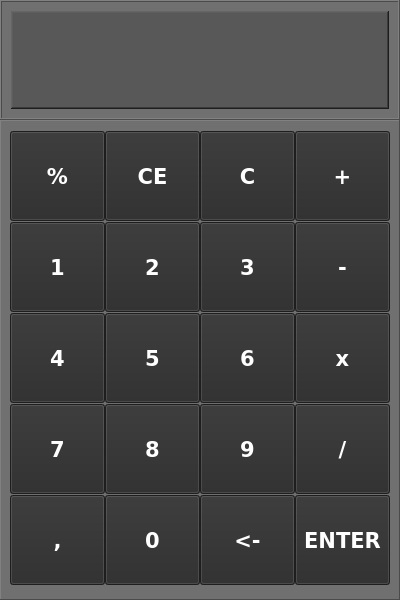
<?xml version="1.0" encoding="UTF-8"?>
<ui version="4.0">
 <class>MainWindow</class>
 <widget class="QMainWindow" name="MainWindow">
  <property name="geometry">
   <rect>
    <x>0</x>
    <y>0</y>
    <width>400</width>
    <height>600</height>
   </rect>
  </property>
  <property name="minimumSize">
   <size>
    <width>400</width>
    <height>600</height>
   </size>
  </property>
  <property name="maximumSize">
   <size>
    <width>400</width>
    <height>600</height>
   </size>
  </property>
  <property name="windowTitle">
   <string>MainWindow</string>
  </property>
  <widget class="QWidget" name="centralwidget">
   <layout class="QVBoxLayout" name="verticalLayout">
    <property name="spacing">
     <number>0</number>
    </property>
    <property name="leftMargin">
     <number>0</number>
    </property>
    <property name="topMargin">
     <number>0</number>
    </property>
    <property name="rightMargin">
     <number>0</number>
    </property>
    <property name="bottomMargin">
     <number>0</number>
    </property>
    <item>
     <widget class="QFrame" name="frame_2">
      <property name="maximumSize">
       <size>
        <width>16777215</width>
        <height>20</height>
       </size>
      </property>
      <property name="styleSheet">
       <string notr="true">background-color: rgb(90, 90, 90);</string>
      </property>
      <property name="frameShape">
       <enum>QFrame::Panel</enum>
      </property>
      <property name="frameShadow">
       <enum>QFrame::Raised</enum>
      </property>
     </widget>
    </item>
    <item>
     <widget class="QFrame" name="frame">
      <property name="styleSheet">
       <string notr="true">background-color: rgb(112, 112, 112);</string>
      </property>
      <property name="frameShape">
       <enum>QFrame::NoFrame</enum>
      </property>
      <property name="frameShadow">
       <enum>QFrame::Raised</enum>
      </property>
      <layout class="QVBoxLayout" name="verticalLayout_2">
       <property name="spacing">
        <number>0</number>
       </property>
       <property name="leftMargin">
        <number>0</number>
       </property>
       <property name="topMargin">
        <number>0</number>
       </property>
       <property name="rightMargin">
        <number>0</number>
       </property>
       <property name="bottomMargin">
        <number>0</number>
       </property>
       <item>
        <widget class="QFrame" name="frame_3">
         <property name="maximumSize">
          <size>
           <width>16777215</width>
           <height>120</height>
          </size>
         </property>
         <property name="styleSheet">
          <string notr="true"/>
         </property>
         <property name="frameShape">
          <enum>QFrame::Box</enum>
         </property>
         <property name="frameShadow">
          <enum>QFrame::Raised</enum>
         </property>
         <layout class="QHBoxLayout" name="horizontalLayout">
          <item>
           <widget class="QFrame" name="frame_21">
            <property name="sizePolicy">
             <sizepolicy hsizetype="Preferred" vsizetype="Preferred">
              <horstretch>0</horstretch>
              <verstretch>0</verstretch>
             </sizepolicy>
            </property>
            <property name="maximumSize">
             <size>
              <width>16777215</width>
              <height>16777215</height>
             </size>
            </property>
            <property name="layoutDirection">
             <enum>Qt::LeftToRight</enum>
            </property>
            <property name="autoFillBackground">
             <bool>false</bool>
            </property>
            <property name="styleSheet">
             <string notr="true">background-color: rgb(88, 88, 88);
color: rgb(255, 255, 255);</string>
            </property>
            <property name="frameShape">
             <enum>QFrame::WinPanel</enum>
            </property>
            <property name="frameShadow">
             <enum>QFrame::Raised</enum>
            </property>
            <layout class="QHBoxLayout" name="horizontalLayout_2">
             <item>
              <widget class="QLineEdit" name="txt_show_calc">
               <property name="sizePolicy">
                <sizepolicy hsizetype="Expanding" vsizetype="Expanding">
                 <horstretch>0</horstretch>
                 <verstretch>0</verstretch>
                </sizepolicy>
               </property>
               <property name="font">
                <font>
                 <family>Verdana</family>
                 <pointsize>26</pointsize>
                 <stylestrategy>PreferDefault</stylestrategy>
                </font>
               </property>
               <property name="cursor">
                <cursorShape>IBeamCursor</cursorShape>
               </property>
               <property name="focusPolicy">
                <enum>Qt::StrongFocus</enum>
               </property>
               <property name="contextMenuPolicy">
                <enum>Qt::DefaultContextMenu</enum>
               </property>
               <property name="acceptDrops">
                <bool>false</bool>
               </property>
               <property name="layoutDirection">
                <enum>Qt::LeftToRight</enum>
               </property>
               <property name="styleSheet">
                <string notr="true">border: none;</string>
               </property>
               <property name="echoMode">
                <enum>QLineEdit::Normal</enum>
               </property>
               <property name="alignment">
                <set>Qt::AlignRight|Qt::AlignTrailing|Qt::AlignVCenter</set>
               </property>
               <property name="readOnly">
                <bool>true</bool>
               </property>
               <property name="cursorMoveStyle">
                <enum>Qt::LogicalMoveStyle</enum>
               </property>
              </widget>
             </item>
            </layout>
           </widget>
          </item>
         </layout>
        </widget>
       </item>
       <item>
        <widget class="QFrame" name="frame_4">
         <property name="styleSheet">
          <string notr="true"/>
         </property>
         <property name="frameShape">
          <enum>QFrame::Panel</enum>
         </property>
         <property name="frameShadow">
          <enum>QFrame::Raised</enum>
         </property>
         <layout class="QGridLayout" name="gridLayout">
          <property name="leftMargin">
           <number>9</number>
          </property>
          <property name="topMargin">
           <number>9</number>
          </property>
          <property name="rightMargin">
           <number>9</number>
          </property>
          <property name="bottomMargin">
           <number>9</number>
          </property>
          <property name="spacing">
           <number>0</number>
          </property>
          <item row="4" column="3">
           <widget class="QPushButton" name="btn_div">
            <property name="minimumSize">
             <size>
              <width>80</width>
              <height>90</height>
             </size>
            </property>
            <property name="font">
             <font>
              <family>Verdana</family>
              <pointsize>16</pointsize>
              <weight>75</weight>
              <bold>true</bold>
             </font>
            </property>
            <property name="cursor">
             <cursorShape>PointingHandCursor</cursorShape>
            </property>
            <property name="styleSheet">
             <string notr="true">QPushButton {
	background-color: rgb(42, 42, 42);
	color: rgb(255, 255, 255);
}
QPushButton:hover {
	color: rgb(0, 0, 0);
	background-color: rgb(171, 171, 171);
}
QPushButton:pressed {
	background-color: rgb(42, 42, 42);
	color: rgb(255, 255, 255);
}</string>
            </property>
            <property name="text">
             <string>/</string>
            </property>
           </widget>
          </item>
          <item row="4" column="2">
           <widget class="QPushButton" name="btn_9">
            <property name="minimumSize">
             <size>
              <width>80</width>
              <height>90</height>
             </size>
            </property>
            <property name="font">
             <font>
              <family>Verdana</family>
              <pointsize>16</pointsize>
              <weight>75</weight>
              <bold>true</bold>
             </font>
            </property>
            <property name="cursor">
             <cursorShape>PointingHandCursor</cursorShape>
            </property>
            <property name="styleSheet">
             <string notr="true">QPushButton {
	background-color: rgb(42, 42, 42);
	color: rgb(255, 255, 255);
}
QPushButton:hover {
	color: rgb(0, 0, 0);
	background-color: rgb(171, 171, 171);
}
QPushButton:pressed {
	background-color: rgb(42, 42, 42);
	color: rgb(255, 255, 255);
}</string>
            </property>
            <property name="text">
             <string>9</string>
            </property>
           </widget>
          </item>
          <item row="3" column="3">
           <widget class="QPushButton" name="btn_mult">
            <property name="minimumSize">
             <size>
              <width>80</width>
              <height>90</height>
             </size>
            </property>
            <property name="font">
             <font>
              <family>Verdana</family>
              <pointsize>16</pointsize>
              <weight>75</weight>
              <bold>true</bold>
             </font>
            </property>
            <property name="cursor">
             <cursorShape>PointingHandCursor</cursorShape>
            </property>
            <property name="styleSheet">
             <string notr="true">QPushButton {
	background-color: rgb(42, 42, 42);
	color: rgb(255, 255, 255);
}
QPushButton:hover {
	color: rgb(0, 0, 0);
	background-color: rgb(171, 171, 171);
}
QPushButton:pressed {
	background-color: rgb(42, 42, 42);
	color: rgb(255, 255, 255);
}</string>
            </property>
            <property name="text">
             <string>x</string>
            </property>
           </widget>
          </item>
          <item row="0" column="2">
           <widget class="QPushButton" name="btn_cancel_calc">
            <property name="minimumSize">
             <size>
              <width>80</width>
              <height>90</height>
             </size>
            </property>
            <property name="font">
             <font>
              <family>Verdana</family>
              <pointsize>16</pointsize>
              <weight>75</weight>
              <bold>true</bold>
             </font>
            </property>
            <property name="cursor">
             <cursorShape>PointingHandCursor</cursorShape>
            </property>
            <property name="styleSheet">
             <string notr="true">QPushButton {
	background-color: rgb(42, 42, 42);
	color: rgb(255, 255, 255);
}
QPushButton:hover {
	color: rgb(0, 0, 0);
	background-color: rgb(171, 171, 171);
}
QPushButton:pressed {
	background-color: rgb(42, 42, 42);
	color: rgb(255, 255, 255);
}</string>
            </property>
            <property name="text">
             <string>C</string>
            </property>
           </widget>
          </item>
          <item row="5" column="0">
           <widget class="QPushButton" name="btn_comma">
            <property name="minimumSize">
             <size>
              <width>80</width>
              <height>90</height>
             </size>
            </property>
            <property name="font">
             <font>
              <family>Verdana</family>
              <pointsize>16</pointsize>
              <weight>75</weight>
              <bold>true</bold>
             </font>
            </property>
            <property name="cursor">
             <cursorShape>PointingHandCursor</cursorShape>
            </property>
            <property name="styleSheet">
             <string notr="true">QPushButton {
	background-color: rgb(42, 42, 42);
	color: rgb(255, 255, 255);
}
QPushButton:hover {
	color: rgb(0, 0, 0);
	background-color: rgb(171, 171, 171);
}
QPushButton:pressed {
	background-color: rgb(42, 42, 42);
	color: rgb(255, 255, 255);
}</string>
            </property>
            <property name="text">
             <string>,</string>
            </property>
           </widget>
          </item>
          <item row="4" column="1">
           <widget class="QPushButton" name="btn_8">
            <property name="minimumSize">
             <size>
              <width>80</width>
              <height>90</height>
             </size>
            </property>
            <property name="font">
             <font>
              <family>Verdana</family>
              <pointsize>16</pointsize>
              <weight>75</weight>
              <bold>true</bold>
             </font>
            </property>
            <property name="cursor">
             <cursorShape>PointingHandCursor</cursorShape>
            </property>
            <property name="styleSheet">
             <string notr="true">QPushButton {
	background-color: rgb(42, 42, 42);
	color: rgb(255, 255, 255);
}
QPushButton:hover {
	color: rgb(0, 0, 0);
	background-color: rgb(171, 171, 171);
}
QPushButton:pressed {
	background-color: rgb(42, 42, 42);
	color: rgb(255, 255, 255);
}</string>
            </property>
            <property name="text">
             <string>8</string>
            </property>
           </widget>
          </item>
          <item row="5" column="3">
           <widget class="QPushButton" name="btn_enter">
            <property name="minimumSize">
             <size>
              <width>80</width>
              <height>90</height>
             </size>
            </property>
            <property name="font">
             <font>
              <family>Verdana</family>
              <pointsize>16</pointsize>
              <weight>75</weight>
              <bold>true</bold>
             </font>
            </property>
            <property name="cursor">
             <cursorShape>PointingHandCursor</cursorShape>
            </property>
            <property name="styleSheet">
             <string notr="true">QPushButton {
	background-color: rgb(42, 42, 42);
	color: rgb(255, 255, 255);
}
QPushButton:hover {
	color: rgb(0, 0, 0);
	background-color: rgb(171, 171, 171);
}
QPushButton:pressed {
	background-color: rgb(42, 42, 42);
	color: rgb(255, 255, 255);
}</string>
            </property>
            <property name="text">
             <string>ENTER</string>
            </property>
           </widget>
          </item>
          <item row="0" column="0">
           <widget class="QPushButton" name="btn_percent">
            <property name="minimumSize">
             <size>
              <width>80</width>
              <height>90</height>
             </size>
            </property>
            <property name="font">
             <font>
              <family>Verdana</family>
              <pointsize>16</pointsize>
              <weight>75</weight>
              <bold>true</bold>
             </font>
            </property>
            <property name="cursor">
             <cursorShape>PointingHandCursor</cursorShape>
            </property>
            <property name="styleSheet">
             <string notr="true">QPushButton {
	background-color: rgb(42, 42, 42);
	color: rgb(255, 255, 255);
}
QPushButton:hover {
	color: rgb(0, 0, 0);
	background-color: rgb(171, 171, 171);
}
QPushButton:pressed {
	background-color: rgb(42, 42, 42);
	color: rgb(255, 255, 255);
}</string>
            </property>
            <property name="text">
             <string>%</string>
            </property>
           </widget>
          </item>
          <item row="0" column="1">
           <widget class="QPushButton" name="btn_clear_all">
            <property name="minimumSize">
             <size>
              <width>80</width>
              <height>90</height>
             </size>
            </property>
            <property name="font">
             <font>
              <family>Verdana</family>
              <pointsize>16</pointsize>
              <weight>75</weight>
              <bold>true</bold>
             </font>
            </property>
            <property name="cursor">
             <cursorShape>PointingHandCursor</cursorShape>
            </property>
            <property name="styleSheet">
             <string notr="true">QPushButton {
	background-color: rgb(42, 42, 42);
	color: rgb(255, 255, 255);
}
QPushButton:hover {
	color: rgb(0, 0, 0);
	background-color: rgb(171, 171, 171);
}
QPushButton:pressed {
	background-color: rgb(42, 42, 42);
	color: rgb(255, 255, 255);
}</string>
            </property>
            <property name="text">
             <string>CE</string>
            </property>
           </widget>
          </item>
          <item row="5" column="1">
           <widget class="QPushButton" name="btn_0">
            <property name="minimumSize">
             <size>
              <width>80</width>
              <height>90</height>
             </size>
            </property>
            <property name="font">
             <font>
              <family>Verdana</family>
              <pointsize>16</pointsize>
              <weight>75</weight>
              <bold>true</bold>
             </font>
            </property>
            <property name="cursor">
             <cursorShape>PointingHandCursor</cursorShape>
            </property>
            <property name="styleSheet">
             <string notr="true">QPushButton {
	background-color: rgb(42, 42, 42);
	color: rgb(255, 255, 255);
}
QPushButton:hover {
	color: rgb(0, 0, 0);
	background-color: rgb(171, 171, 171);
}
QPushButton:pressed {
	background-color: rgb(42, 42, 42);
	color: rgb(255, 255, 255);
}</string>
            </property>
            <property name="text">
             <string>0</string>
            </property>
           </widget>
          </item>
          <item row="0" column="3">
           <widget class="QPushButton" name="btn_plus">
            <property name="minimumSize">
             <size>
              <width>80</width>
              <height>90</height>
             </size>
            </property>
            <property name="font">
             <font>
              <family>Verdana</family>
              <pointsize>16</pointsize>
              <weight>75</weight>
              <bold>true</bold>
             </font>
            </property>
            <property name="cursor">
             <cursorShape>PointingHandCursor</cursorShape>
            </property>
            <property name="styleSheet">
             <string notr="true">QPushButton {
	background-color: rgb(42, 42, 42);
	color: rgb(255, 255, 255);
}
QPushButton:hover {
	color: rgb(0, 0, 0);
	background-color: rgb(171, 171, 171);
}
QPushButton:pressed {
	background-color: rgb(42, 42, 42);
	color: rgb(255, 255, 255);
}</string>
            </property>
            <property name="text">
             <string>+</string>
            </property>
           </widget>
          </item>
          <item row="3" column="1">
           <widget class="QPushButton" name="btn_5">
            <property name="minimumSize">
             <size>
              <width>80</width>
              <height>90</height>
             </size>
            </property>
            <property name="font">
             <font>
              <family>Verdana</family>
              <pointsize>16</pointsize>
              <weight>75</weight>
              <bold>true</bold>
             </font>
            </property>
            <property name="cursor">
             <cursorShape>PointingHandCursor</cursorShape>
            </property>
            <property name="styleSheet">
             <string notr="true">QPushButton {
	background-color: rgb(42, 42, 42);
	color: rgb(255, 255, 255);
}
QPushButton:hover {
	color: rgb(0, 0, 0);
	background-color: rgb(171, 171, 171);
}
QPushButton:pressed {
	background-color: rgb(42, 42, 42);
	color: rgb(255, 255, 255);
}</string>
            </property>
            <property name="text">
             <string>5</string>
            </property>
           </widget>
          </item>
          <item row="3" column="0">
           <widget class="QPushButton" name="btn_4">
            <property name="minimumSize">
             <size>
              <width>80</width>
              <height>90</height>
             </size>
            </property>
            <property name="font">
             <font>
              <family>Verdana</family>
              <pointsize>16</pointsize>
              <weight>75</weight>
              <bold>true</bold>
             </font>
            </property>
            <property name="cursor">
             <cursorShape>PointingHandCursor</cursorShape>
            </property>
            <property name="styleSheet">
             <string notr="true">QPushButton {
	background-color: rgb(42, 42, 42);
	color: rgb(255, 255, 255);
}
QPushButton:hover {
	color: rgb(0, 0, 0);
	background-color: rgb(171, 171, 171);
}
QPushButton:pressed {
	background-color: rgb(42, 42, 42);
	color: rgb(255, 255, 255);
}</string>
            </property>
            <property name="text">
             <string>4</string>
            </property>
           </widget>
          </item>
          <item row="4" column="0">
           <widget class="QPushButton" name="btn_7">
            <property name="minimumSize">
             <size>
              <width>80</width>
              <height>90</height>
             </size>
            </property>
            <property name="font">
             <font>
              <family>Verdana</family>
              <pointsize>16</pointsize>
              <weight>75</weight>
              <bold>true</bold>
             </font>
            </property>
            <property name="cursor">
             <cursorShape>PointingHandCursor</cursorShape>
            </property>
            <property name="styleSheet">
             <string notr="true">QPushButton {
	background-color: rgb(42, 42, 42);
	color: rgb(255, 255, 255);
}
QPushButton:hover {
	color: rgb(0, 0, 0);
	background-color: rgb(171, 171, 171);
}
QPushButton:pressed {
	background-color: rgb(42, 42, 42);
	color: rgb(255, 255, 255);
}</string>
            </property>
            <property name="text">
             <string>7</string>
            </property>
           </widget>
          </item>
          <item row="5" column="2">
           <widget class="QPushButton" name="btn_clear">
            <property name="minimumSize">
             <size>
              <width>80</width>
              <height>90</height>
             </size>
            </property>
            <property name="font">
             <font>
              <family>Verdana</family>
              <pointsize>16</pointsize>
              <weight>75</weight>
              <bold>true</bold>
             </font>
            </property>
            <property name="cursor">
             <cursorShape>PointingHandCursor</cursorShape>
            </property>
            <property name="styleSheet">
             <string notr="true">QPushButton {
	background-color: rgb(42, 42, 42);
	color: rgb(255, 255, 255);
}
QPushButton:hover {
	color: rgb(0, 0, 0);
	background-color: rgb(171, 171, 171);
}
QPushButton:pressed {
	background-color: rgb(42, 42, 42);
	color: rgb(255, 255, 255);
}</string>
            </property>
            <property name="text">
             <string>&lt;-</string>
            </property>
           </widget>
          </item>
          <item row="3" column="2">
           <widget class="QPushButton" name="btn_6">
            <property name="minimumSize">
             <size>
              <width>80</width>
              <height>90</height>
             </size>
            </property>
            <property name="font">
             <font>
              <family>Verdana</family>
              <pointsize>16</pointsize>
              <weight>75</weight>
              <bold>true</bold>
             </font>
            </property>
            <property name="cursor">
             <cursorShape>PointingHandCursor</cursorShape>
            </property>
            <property name="styleSheet">
             <string notr="true">QPushButton {
	background-color: rgb(42, 42, 42);
	color: rgb(255, 255, 255);
}
QPushButton:hover {
	color: rgb(0, 0, 0);
	background-color: rgb(171, 171, 171);
}
QPushButton:pressed {
	background-color: rgb(42, 42, 42);
	color: rgb(255, 255, 255);
}</string>
            </property>
            <property name="text">
             <string>6</string>
            </property>
           </widget>
          </item>
          <item row="1" column="0">
           <widget class="QPushButton" name="btn_1">
            <property name="minimumSize">
             <size>
              <width>80</width>
              <height>90</height>
             </size>
            </property>
            <property name="font">
             <font>
              <family>Verdana</family>
              <pointsize>16</pointsize>
              <weight>75</weight>
              <bold>true</bold>
             </font>
            </property>
            <property name="cursor">
             <cursorShape>PointingHandCursor</cursorShape>
            </property>
            <property name="styleSheet">
             <string notr="true">QPushButton {
	background-color: rgb(42, 42, 42);
	color: rgb(255, 255, 255);
}
QPushButton:hover {
	color: rgb(0, 0, 0);
	background-color: rgb(171, 171, 171);
}
QPushButton:pressed {
	background-color: rgb(42, 42, 42);
	color: rgb(255, 255, 255);
}</string>
            </property>
            <property name="text">
             <string>1</string>
            </property>
           </widget>
          </item>
          <item row="1" column="1">
           <widget class="QPushButton" name="btn_2">
            <property name="minimumSize">
             <size>
              <width>80</width>
              <height>90</height>
             </size>
            </property>
            <property name="font">
             <font>
              <family>Verdana</family>
              <pointsize>16</pointsize>
              <weight>75</weight>
              <bold>true</bold>
             </font>
            </property>
            <property name="cursor">
             <cursorShape>PointingHandCursor</cursorShape>
            </property>
            <property name="styleSheet">
             <string notr="true">QPushButton {
	background-color: rgb(42, 42, 42);
	color: rgb(255, 255, 255);
}
QPushButton:hover {
	color: rgb(0, 0, 0);
	background-color: rgb(171, 171, 171);
}
QPushButton:pressed {
	background-color: rgb(42, 42, 42);
	color: rgb(255, 255, 255);
}</string>
            </property>
            <property name="text">
             <string>2</string>
            </property>
           </widget>
          </item>
          <item row="1" column="2">
           <widget class="QPushButton" name="btn_3">
            <property name="minimumSize">
             <size>
              <width>80</width>
              <height>90</height>
             </size>
            </property>
            <property name="font">
             <font>
              <family>Verdana</family>
              <pointsize>16</pointsize>
              <weight>75</weight>
              <bold>true</bold>
             </font>
            </property>
            <property name="cursor">
             <cursorShape>PointingHandCursor</cursorShape>
            </property>
            <property name="styleSheet">
             <string notr="true">QPushButton {
	background-color: rgb(42, 42, 42);
	color: rgb(255, 255, 255);
}
QPushButton:hover {
	color: rgb(0, 0, 0);
	background-color: rgb(171, 171, 171);
}
QPushButton:pressed {
	background-color: rgb(42, 42, 42);
	color: rgb(255, 255, 255);
}</string>
            </property>
            <property name="text">
             <string>3</string>
            </property>
           </widget>
          </item>
          <item row="1" column="3">
           <widget class="QPushButton" name="btn_sub">
            <property name="minimumSize">
             <size>
              <width>80</width>
              <height>90</height>
             </size>
            </property>
            <property name="font">
             <font>
              <family>Verdana</family>
              <pointsize>16</pointsize>
              <weight>75</weight>
              <bold>true</bold>
             </font>
            </property>
            <property name="cursor">
             <cursorShape>PointingHandCursor</cursorShape>
            </property>
            <property name="styleSheet">
             <string notr="true">QPushButton {
	background-color: rgb(42, 42, 42);
	color: rgb(255, 255, 255);
}
QPushButton:hover {
	color: rgb(0, 0, 0);
	background-color: rgb(171, 171, 171);
}
QPushButton:pressed {
	background-color: rgb(42, 42, 42);
	color: rgb(255, 255, 255);
}</string>
            </property>
            <property name="text">
             <string>-</string>
            </property>
           </widget>
          </item>
         </layout>
        </widget>
       </item>
      </layout>
     </widget>
    </item>
   </layout>
  </widget>
 </widget>
 <resources/>
 <connections/>
</ui>
